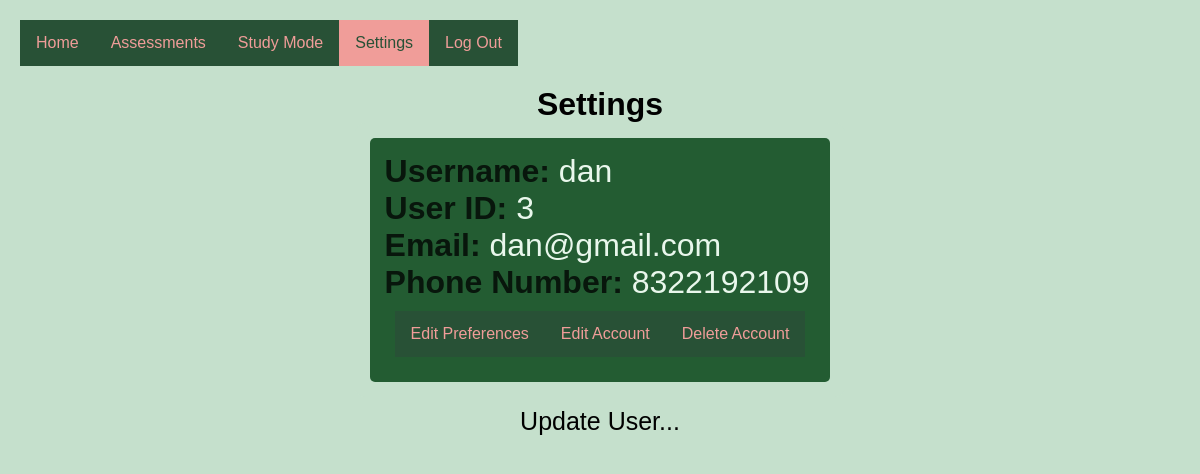
Page /Homepage/Settings (signed in) on the committed database.
### app.py (models this page shows)
class  UserCredentials(db.Model):
    user_ID = db.Column(db.Integer, primary_key=True)
    user_Name = db.Column(db.String(50),nullable=False)
    user_Email = db.Column(db.String(60), nullable=False, unique=True)
    user_Phone = db.Column(db.Integer, unique=True)
    pass_salt = db.Column(db.Integer, nullable=False, unique=True)
    pass_hash = db.Column(db.String, nullable=False)
    date_added = db.Column(db.DateTime, default=datetime.utcnow)
    assignments = db.relationship('Assignments', backref='userCred', lazy=True)
    preferences = db.relationship('Preferences', backref='userCred', lazy=True)

### app.py (the view)
@app.route('/Homepage/Settings', methods=['POST', 'GET'])
def settings():
    new_username = None
    new_email = None
    new_phone = None
    new_password = None
    user_ID = None
    salt = None
    id = None
    session['delete_account_confirmed'] = None
    if session.get('username'):
        user = UserCredentials.query.filter_by(user_Name=session['username']).first()
        id = user.user_ID
        salt = user.pass_salt
        name_to_update = UserCredentials.query.get_or_404(id)
        form = SettingForm()
        if form.validate_on_submit():
            if not form.new_username.data:
                flash("Error: New username cannot be empty")
            elif form.new_username.data != user.user_Name and UserCredentials.query.filter_by(user_Name=form.new_username.data).first():
                flash("Error: New username is already taken.")
            elif not form.new_email.data:
                flash("Error: New email cannot be empty")
            elif form.new_email.data != user.user_Email and UserCredentials.query.filter_by(user_Email=form.new_email.data).first():
                flash("Error: New email is already taken.")
            elif form.new_phone.data and (not form.new_phone.data.isdigit()):
                flash("Error: New phone number cannot contain non-numeric characters.")
            elif form.new_phone.data and form.new_phone.data != str(user.user_Phone) and UserCredentials.query.filter_by(user_Phone=form.new_phone.data).first():
                flash("Error: New phone number is already taken.")
            else:
                session['user_authenticated'] = None
                session['delete_account_confirmed'] = None
                name_to_update.user_Name = form.new_username.data
                name_to_update.user_Email = form.new_email.data
                name_to_update.user_Phone = form.new_phone.data
                if form.new_password.data:
                    name_to_update.pass_hash = generateHash(form.new_password.data, salt)
                session['username'] = form.new_username.data
            try:
                db.session.commit()
                flash("User Information Updated Successfully!")
                session['user_authenticated'] = None
                session['delete_account_confirmed'] = None
                name_to_update = UserCredentials.query.get_or_404(id)
                print(f"Session username: {session.get('username')}")
                print(f"User ID: {id}")
                return render_template("settings.html",
                        form=form,
                        name_to_update = name_to_update, id=id)
            except:
                flash("Error! There was an error updating your information. Please try again!")
                session['user_authenticated'] = None
                session['delete_account_confirmed'] = None
                return render_template("settings.html",
                        form=form,
                        name_to_update = name_to_update, id=id)
        else:
            flash("Update User...")
            name_to_update = UserCredentials.query.get_or_404(id)
            print('form.errors: ', form.errors)
            print(f"Session username: {session.get('username')}")
            print(f"User ID: {id}")
            new_username = form.new_username.data
            form.new_username.data = ''
            new_email = form.new_email.data
            form.new_email.data = ''
            new_phone = form.new_phone.data
            form.new_phone.data = ''
            new_password = form.new_password.data
            form.new_password.data = ''
            session['delete_account_confirmed'] = None
            session['user_authenticated'] = None
            return render_template("settings.html", form=form, name_to_update = name_to_update, id = id)
    else:
        return redirect(url_for('log_in'))

### templates/settings.html (shortened to what this page needs)
{% extends 'base_homepage.html' %}
{% block head %}
  <link rel="stylesheet" href="{{ url_for('static', filename='css/create_assessment.css') }}">
{% endblock %}
{% block body %}
<div class="navbar-body">
  <div class="left">
      <div class="navbar">
          <ul>
              <li><a href="{{ url_for('homepage') }}">Home</a></li>
              <li><a href="{{ url_for('assignment_dash') }}">Assessments</a></li>
              <li><a href="{{ url_for('study_mode') }}">Study Mode</a></li>
              <li><a class="active" href="{{ url_for('settings') }}">Settings</a></li>
              <li><a href="{{ url_for('log_out') }}">Log Out</a></li>
          </ul>
      </div>
  </div>
</div>
<div class="container-body">
  <h1>Settings</h1>
  <div class="container">
    <div class="box2-container">
      <div class="box2">
        <div class="header">
          <span class="label">Username: </span>
          <span class="value">{{ name_to_update.user_Name }}</span>
        </div>
        <div class="header">
          <span class="label">User ID: </span>
          <span class="value">{{ name_to_update.user_ID }}</span>
        </div>
        <div class="header">
          <span class="label">Email: </span>
          <span class="value">{{ name_to_update.user_Email }}</span>
        </div>
        <div class="header">
          <span class="label">Phone Number: </span>
          <span class="value">{{ name_to_update.user_Phone }}</span>
        </div>
        <div class="switch-view-body">
          <div class="switch-view">
              <ul>
                  <li><a href="{{ url_for('edit_preferences') }}">Edit Preferences</a></li>
                  <li><a href="{{ url_for('settings_edit') }}">Edit Account</a></li>
                  <li><a href="{{ url_for('settings_delete') }}">Delete Account</a></li>
              </ul>
          </div>
      </div>
    </div>
  </div>
</div>
{% for message in get_flashed_messages() %}
<div class="alert" role="alert" style="color: black; font-size: 25px;">{{ message }}</div>
{% endfor %}
{% endblock %}

### static/css/style.css (style rules this page uses)
.navbar-body { width: 100%; position: sticky; display: flex; }
.navbar { margin: auto; left: 0px; top: 0; position: sticky; }
ul { list-style-type: none; margin: 0; padding: 0; overflow: hidden; width: max-content; }
li { float: left; }
li a { display: block; text-align: center; background-color: #285136; color: #f09d99; padding: 14px 16px; text-decoration: none; }
.active { color: #285136; background-color: #f09d99; }
:root { --primary-clr: #235c32; }
* { margin: 0; padding: 0; box-sizing: border-box; font-family: 'Figtree', sans-serif; }
body { min-height: 100vh; align-items: center; justify-content: center; background-color: #e9f7ec; }
.container-body { align-items: center; justify-content: center; display: flex; position: fixed; padding: 0px; width: 100%; height: auto; }
.container { width: 1310px; max-width: 1400px; height: auto; max-height: 630px; padding: 5px; color: #e9f7ec; display: flex; border-radius: 10px; background-color: #235c32; }
.left { width: 60%; padding: 20px; }
.switch-view-body { height: 10%; padding: 10px; width: 100%; position: relative; }
.alert { position: relative; text-align: center; color: black; font-size: 25px; margin: 10px; }

### static/css/create_assessment.css (style rules this page uses)
body { background-color: #c5e0cc; }
h1 { text-align: center; }
.header { font-size: 2rem; font-weight: 500; color: #08160c; }
.label { font-weight: bold; }
.value { font-weight: lighter; color: #e9f7ec; }
.box2-container { display: flex; flex-direction: row; width: 100%; }
.box2 { width: auto; height: auto; text-align: left; background-color: #235c32; border-radius: 5px; display: flex; flex-direction: column; flex-wrap: wrap; padding: 15px; margin: 10px; }
.container-body { display: flex; flex-direction: column; flex-wrap: wrap; position: relative; justify-content: space-between; width: auto; height: auto; background-color: #c5e0cc; }
.container { width: auto; height: auto; max-height: 630px; display: flex; flex-direction: column; flex-wrap: wrap; background-color: #c5e0cc; }
.left { width: 50%; padding: 20px; }
.alert { position: relative; text-align: center; color: black; font-size: 25px; }
.switch-view-body { height: 10%; width: 100%; position: relative; }

### rows in the picture
UserCredentials: user_Name "dan", user_ID "3", user_Email "dan@gmail.com", user_Phone "8322192109"

### other values in the picture
{{ message }} "Update User..."
